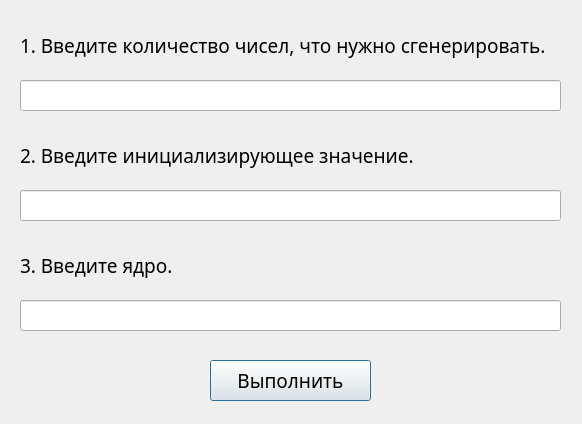
<?xml version="1.0" encoding="UTF-8"?>
<ui version="4.0">
 <class>Dialog</class>
 <widget class="QDialog" name="Dialog">
  <property name="geometry">
   <rect>
    <x>0</x>
    <y>0</y>
    <width>582</width>
    <height>424</height>
   </rect>
  </property>
  <property name="font">
   <font>
    <family>Calibri Light</family>
    <pointsize>14</pointsize>
   </font>
  </property>
  <property name="windowTitle">
   <string>Метод произведения</string>
  </property>
  <property name="windowIcon">
   <iconset>
    <normaloff>icon.png</normaloff>icon.png</iconset>
  </property>
  <widget class="QLabel" name="label">
   <property name="geometry">
    <rect>
     <x>20</x>
     <y>30</y>
     <width>541</width>
     <height>31</height>
    </rect>
   </property>
   <property name="text">
    <string>1. Введите количество чисел, что нужно сгенерировать.</string>
   </property>
  </widget>
  <widget class="QLineEdit" name="lineEdit">
   <property name="geometry">
    <rect>
     <x>20</x>
     <y>80</y>
     <width>541</width>
     <height>31</height>
    </rect>
   </property>
  </widget>
  <widget class="QLabel" name="label_2">
   <property name="geometry">
    <rect>
     <x>20</x>
     <y>140</y>
     <width>541</width>
     <height>31</height>
    </rect>
   </property>
   <property name="text">
    <string>2. Введите инициализирующее значение.</string>
   </property>
  </widget>
  <widget class="QLineEdit" name="lineEdit_2">
   <property name="geometry">
    <rect>
     <x>20</x>
     <y>190</y>
     <width>541</width>
     <height>31</height>
    </rect>
   </property>
  </widget>
  <widget class="QLabel" name="label_3">
   <property name="geometry">
    <rect>
     <x>20</x>
     <y>250</y>
     <width>541</width>
     <height>31</height>
    </rect>
   </property>
   <property name="text">
    <string>3. Введите ядро.</string>
   </property>
  </widget>
  <widget class="QLineEdit" name="lineEdit_3">
   <property name="geometry">
    <rect>
     <x>20</x>
     <y>300</y>
     <width>541</width>
     <height>31</height>
    </rect>
   </property>
   <property name="text">
    <string/>
   </property>
  </widget>
  <widget class="QPushButton" name="pushButton">
   <property name="geometry">
    <rect>
     <x>210</x>
     <y>360</y>
     <width>161</width>
     <height>41</height>
    </rect>
   </property>
   <property name="text">
    <string>Выполнить</string>
   </property>
  </widget>
 </widget>
 <resources/>
 <connections/>
</ui>
